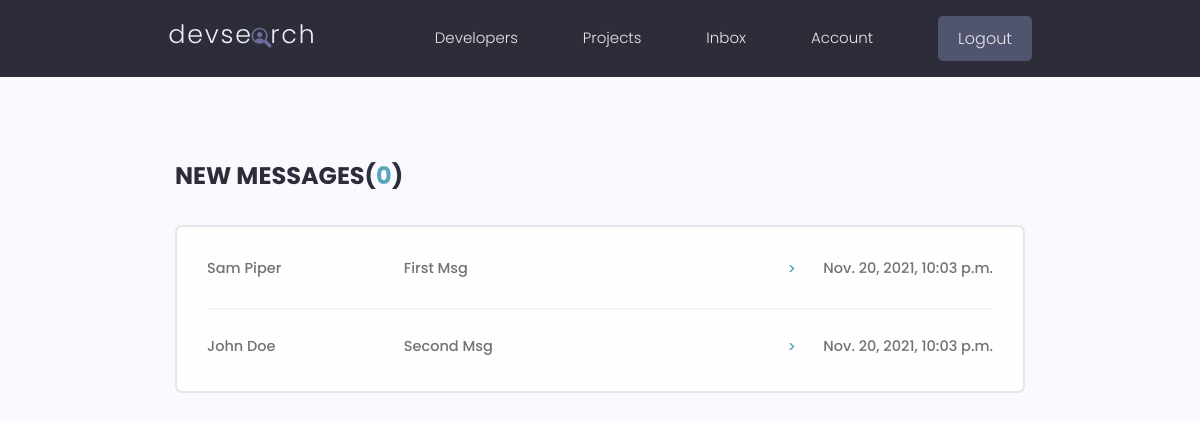
The page /inbox/ (signed in) on the database its author committed.
### users/models.py (models this page shows)
class Message(models.Model):
    sender = models.ForeignKey(
        Profile, on_delete=models.SET_NULL, null=True, blank=True)
    recipient = models.ForeignKey(
        Profile, on_delete=models.SET_NULL, null=True, blank=True, related_name="messages")
    name = models.CharField(max_length=200, null=True, blank=True)
    email = models.EmailField(max_length=200, null=True, blank=True)
    subject = models.CharField(max_length=200, null=True, blank=True)
    body = models.TextField()
    is_read = models.BooleanField(default=False, null=True)
    created = models.DateTimeField(auto_now_add=True)
    id = models.UUIDField(default=uuid.uuid4, unique=True,
                          primary_key=True, editable=False)

### users/views.py (the view)
# urls.py: path('inbox/', views.inbox, name='inbox'),
@login_required(login_url='login')
def inbox(request):
    profile = request.user.profile
    messageRequests = profile.messages.all()
    unreadCount = messageRequests.filter(is_read=False).count()
    context = {'messageRequests': messageRequests, 'unreadCount': unreadCount}
    return render(request, 'users/inbox.html', context)

### users/templates/users/inbox.html
{%extends 'main.html'%} {% block content %}
<main class="inbox my-xl">
  <div class="content-box">
    <h3 class="inbox__title">New Messages(<span>{{unreadCount}}</span>)</h3>
    <ul class="messages">
      {% for message in messageRequests %} {% if message.is_read == False %}
      <li class="message message--unread">{% else %}</li>
      <li class="message">
        {% endif %}
        <a href="{% url 'message' message.id%}">
          <span class="message__author">{{message.name}}</span>
          <span class="message__subject">{{message.subject}}</span>
          >
          <span class="message__date">{{message.created}}</span>
        </a>
      </li>
      {% endfor %}
    </ul>
  </div>
</main>
{%endblock content%}

### static/styles/app.css (style rules this page uses)
:root { --color-sub: #2d2d39; }
.content-box { width: 95%; max-width: 85rem; margin: 0 auto; }
.inbox { height: 90vh; }
.inbox__title, .inbox__title span { font-size: 2.4rem; font-weight: 700; color: var(--color-sub); text-transform: uppercase; text-align: left; margin-bottom: 3rem; }
.inbox__title span { color: var(--color-main); }
.messages { list-style: none; background: var(--color-white); padding: 0.5rem 3rem; border: 2px solid var(--color-light); border-radius: 0.7rem; }
.message { padding: 2.5rem 0; }
.message>a span { font-size: 1.45rem; font-weight: 500; }
.message:not(:last-child) { border-bottom: 2px solid var(--color-white-light); }
.message>a { display: flex; gap: 1rem; }
.message__author, .message__date { flex-basis: 25%; }
.message__subject { flex-basis: 50%; }
.message__date { text-align: right; }

### static/uikit/styles/modules/_variables.css (style rules this page uses)
:root { --color-main: #5aa5b9; --color-main-light: #e6faff; --color-sub: #3f4156; --color-sub-light: #51546e; --color-sub-lighter: #ededfd; --color-text: #737373; --color-gray: #8b8b8b; --color-light: #e5e7eb; --color-light-gray: #767676; --color-bg: #f8fafd; --color-white: #fffefd; --color-white-light: #f3f3f3; --color-success: #359e64; --color-success-bg: #def8e8; --color-error: #fc4b0b; --color-error-bg: #fff2ee; --font-base: 'Poppins', arial, helvetica, 'Segoe UI', roboto, ubuntu, sans-serif; --font-monospace: 'Fira Code', 'Courier New', courier, monospace; --font-regular: 300; --font-medium: 500; --font-bold: 700; --generic-shadow: 1px 1px 5px #00000010; --generic-transition: all 0.3s ease-in-out; }

### static/uikit/styles/modules/_base.css (style rules this page uses)
* { margin: 0; padding: 0; box-sizing: border-box; text-rendering: optimizeLegibility; color: inherit; font-size: inherit; }
html { font-size: 50%; }
@media only screen and (min-width: 480px) { html { font-size: 56.25%; } }
@media only screen and (min-width: 1200px) { html { font-size: 62.5%; } }
body { line-height: 1.6; font-weight: 400; font-size: 1.5rem; color: var(--color-text); background-color: var(--color-bg); min-height: 100vh; }

### static/uikit/styles/modules/_typography.css (style rules this page uses)
* { font-family: var(--font-base); }
h3 { font-size: 3.2rem; font-weight: var(--font-medium); }
p, span, strong { font-size: 1.6rem; color: var(--color-text); font-weight: var(--font-regular); }
a { padding-bottom: 2px; text-decoration: none; display: inline-block; color: var(--color-main); font-weight: var(--font-medium); }

### static/uikit/styles/modules/_utilities.css (style rules this page uses)
.my-xl { margin: 8rem auto; }

### rows shown on the page
Message: name "Sam Piper", subject "First Msg", created "Nov. 20, 2021, 10:03 p.m."
Message: name "John Doe", subject "Second Msg", created "Nov. 20, 2021, 10:03 p.m."

### other values the page prints
{{ unreadCount }} "0"
